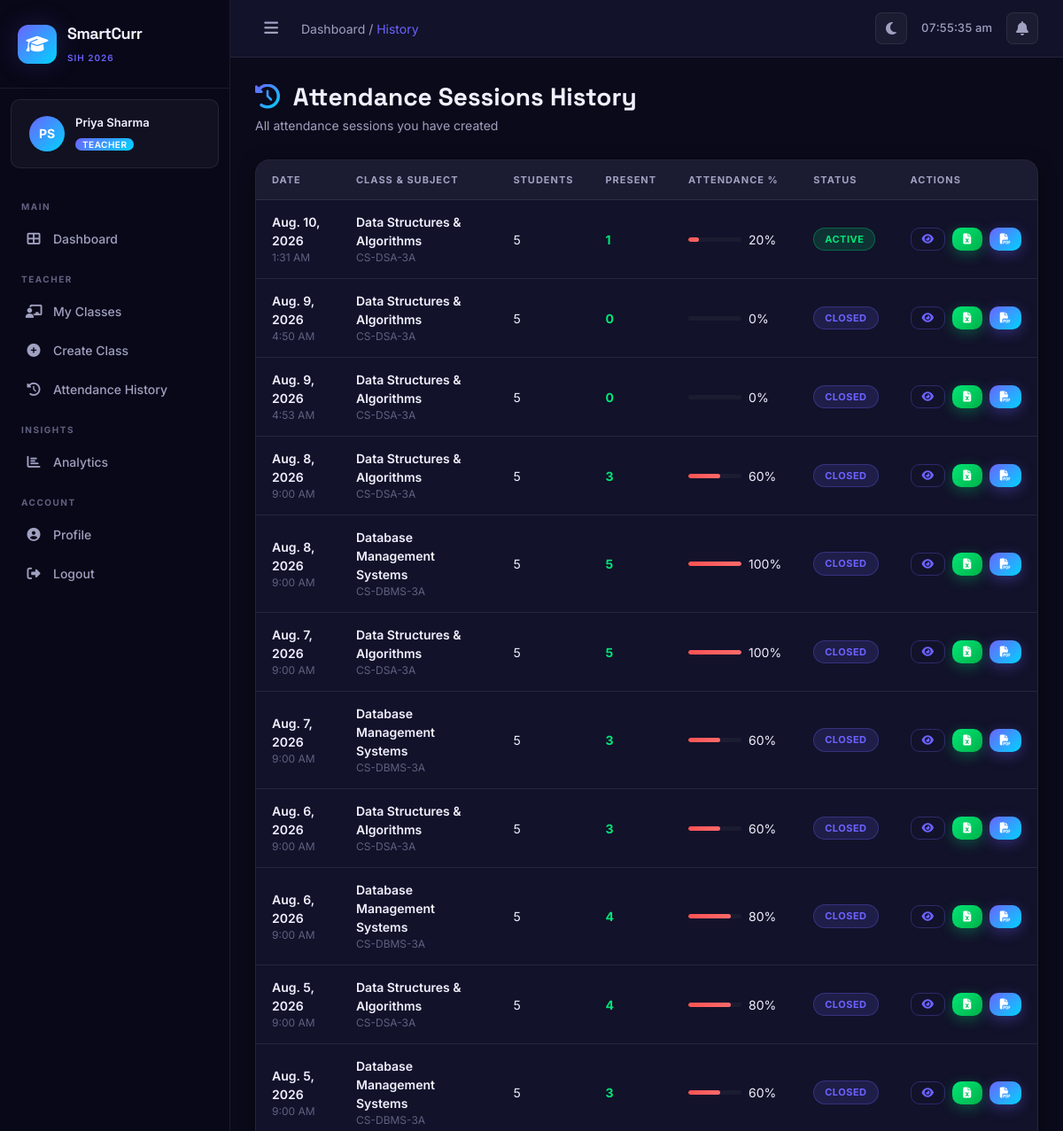
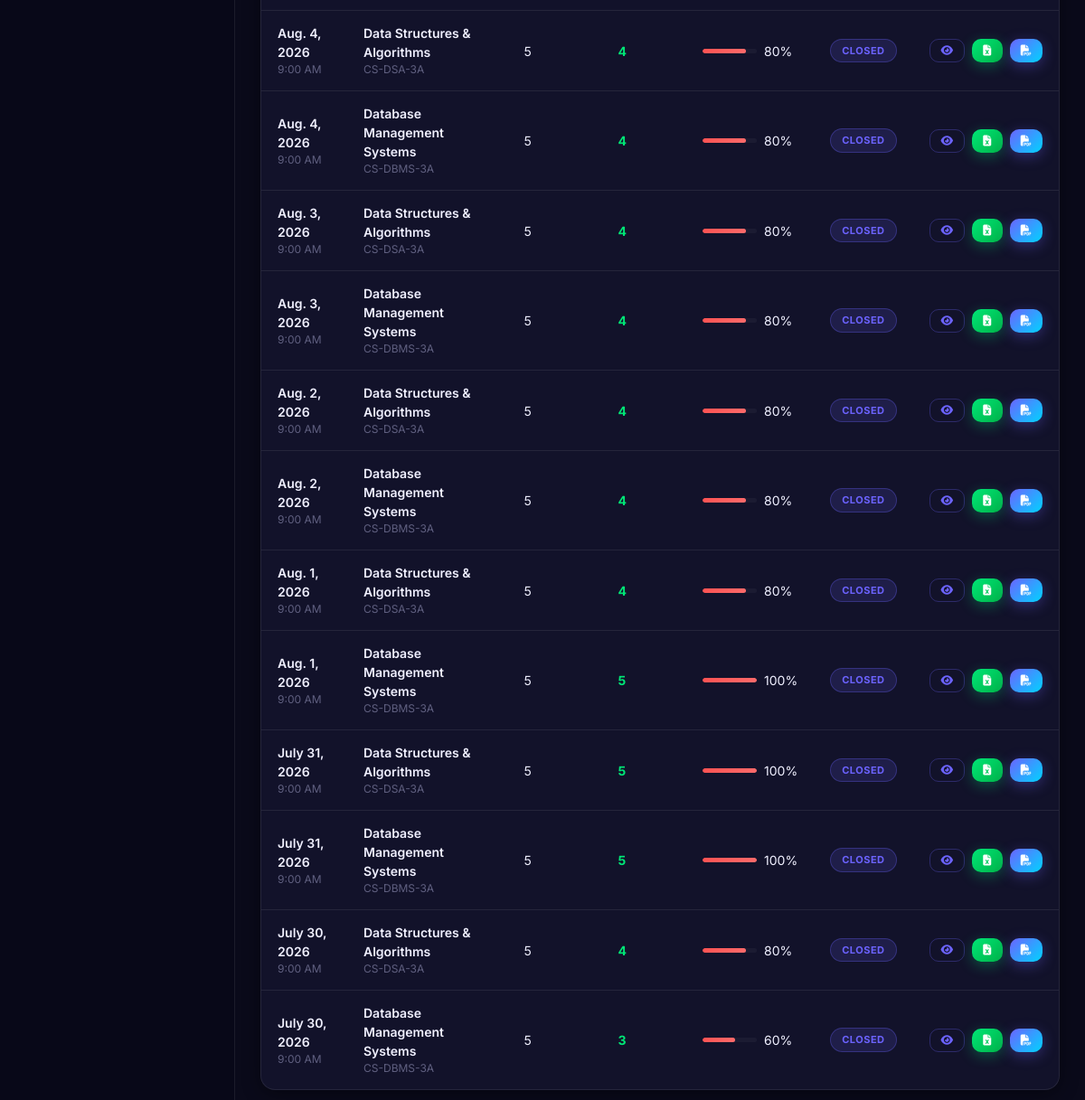
The app's page /attendance/history/ (signed in) with its own data (2 pictures, top to bottom).
### accounts/models.py (models this page shows, shortened)
class CustomUser(AbstractUser):
    ROLE_CHOICES = [
        ('student', 'Student'),
        ('teacher', 'Teacher'),
        ('admin', 'Admin'),
    ]
    role = models.CharField(max_length=20, choices=ROLE_CHOICES, default='student')
    phone = models.CharField(max_length=15, blank=True)
    profile_picture = models.ImageField(upload_to='profiles/', blank=True, null=True)
    department = models.CharField(max_length=100, blank=True)
    roll_number = models.CharField(max_length=20, blank=True)  # for students
    employee_id = models.CharField(max_length=20, blank=True)  # for teachers
    year_of_study = models.IntegerField(null=True, blank=True)  # for students
    section = models.CharField(max_length=10, blank=True)
    def is_teacher(self):
        return self.role == 'teacher'

### attendance/models.py (models this page shows, shortened)
class AttendanceSession(models.Model):
    STATUS_CHOICES = [
        ('active', 'Active'),
        ('expired', 'Expired'),
        ('closed', 'Closed'),
    ]
    session_id = models.UUIDField(default=uuid.uuid4, unique=True, editable=False)
    class_obj = models.ForeignKey(Class, on_delete=models.CASCADE, related_name='sessions')
    teacher = models.ForeignKey(
        'accounts.CustomUser',
        on_delete=models.CASCADE,
        related_name='created_sessions'
    )
    date = models.DateField(default=timezone.now)
    start_time = models.TimeField(default=timezone.now)
    end_time = models.TimeField(null=True, blank=True)
    qr_code = models.ImageField(upload_to='qr_codes/', blank=True, null=True)
    qr_data = models.CharField(max_length=500, blank=True)
    status = models.CharField(max_length=20, choices=STATUS_CHOICES, default='active')
    expires_at = models.DateTimeField(null=True, blank=True)
    location = models.CharField(max_length=200, blank=True)
    created_at = models.DateTimeField(auto_now_add=True)
    class Meta:
        ordering = ['-created_at']

class Class(models.Model):
    name = models.CharField(max_length=100)
    department = models.CharField(max_length=100)
    year = models.IntegerField()
    section = models.CharField(max_length=10)
    subject = models.ForeignKey(Subject, on_delete=models.CASCADE)
    teacher = models.ForeignKey(
        'accounts.CustomUser',
        on_delete=models.CASCADE,
        related_name='teaching_classes',
        limit_choices_to={'role': 'teacher'}
    )
    students = models.ManyToManyField(
        'accounts.CustomUser',
        related_name='enrolled_classes',
        blank=True,
        limit_choices_to={'role': 'student'}
    )
    created_at = models.DateTimeField(auto_now_add=True)
    class Meta:
        verbose_name_plural = "Classes"

class Subject(models.Model):
    name = models.CharField(max_length=100)
    code = models.CharField(max_length=20, unique=True)
    department = models.CharField(max_length=100)
    credits = models.IntegerField(default=3)

### attendance/views.py (the view)
# urls.py: path('attendance/history/', views.attendance_history, name='attendance_history'),
@login_required
def attendance_history(request):
    if request.user.is_teacher():
        sessions = AttendanceSession.objects.filter(teacher=request.user).select_related('class_obj').order_by('-date')
    else:
        records = AttendanceRecord.objects.filter(student=request.user).select_related('session__class_obj')
        return render(request, 'attendance/student_history.html', {'records': records})
    return render(request, 'attendance/teacher_history.html', {'sessions': sessions})

### templates/attendance/teacher_history.html (shortened to what this page needs)
{% extends 'base.html' %}
{% block breadcrumb %}Dashboard / <span style="color:var(--accent-primary)">History</span>{% endblock %}
{% block content %}
<div class="page-header fade-in-up">
    <h1 class="page-title"><i class="fas fa-history me-2 text-gradient"></i> Attendance Sessions History</h1>
    <p class="page-subtitle">All attendance sessions you have created</p>
</div>
<div class="card-premium fade-in-up">
    <div style="overflow-x: auto;">
        <table class="table-premium w-100">
            <thead>
                <tr>
                    <th>Date</th>
                    <th>Class & Subject</th>
                    <th>Students</th>
                    <th>Present</th>
                    <th>Attendance %</th>
                    <th>Status</th>
                    <th>Actions</th>
                </tr>
            </thead>
            <tbody>
                {% for session in sessions %}
                {% with total=session.class_obj.students.count present=session.records.count %}
                <tr>
                    <td>
                        <div style="font-weight: 600;">{{ session.date }}</div>
                        <div style="font-size: 12px; color: var(--text-muted);">{{ session.start_time|time:"g:i A" }}</div>
                    </td>
                    <td>
                        <div style="font-weight: 600;">{{ session.class_obj.subject.name }}</div>
                        <div style="font-size: 12px; color: var(--text-muted);">{{ session.class_obj.name }}</div>
                    </td>
                    <td>{{ total }}</td>
                    <td style="color: var(--accent-success); font-weight: 700;">{{ present }}</td>
                    <td>
                        {% if total > 0 %}
                        {% widthratio present total 100 as pct %}
                        <div style="display: flex; align-items: center; gap: 8px;">
                            <div class="progress-premium" style="width: 60px; height: 5px;">
                                <div class="progress-bar-premium {% if pct >= 75 %}success{% elif pct >= 60 %}warning{% else %}danger{% endif %}" style="width: {{ pct }}%"></div>
                            </div>
                            <span>{{ pct }}%</span>
                        </div>
                        {% else %}—{% endif %}
                    </td>
                    <td>
                        <span class="badge-premium {% if session.status == 'active' %}badge-success{% elif session.status == 'expired' %}badge-warning{% else %}badge-purple{% endif %}">
                            {{ session.status|title }}
                        </span>
                    </td>
                    <td>
                        <div class="d-flex gap-2">
                            <a href="{% url 'session_detail' session.session_id %}" class="btn btn-premium btn-outline-premium" style="padding: 6px 12px; font-size: 12px;">
                                <i class="fas fa-eye"></i>
                            </a>
                            <a href="{% url 'export_excel' session.session_id %}" class="btn btn-premium btn-success-grad" style="padding: 6px 12px; font-size: 12px;" title="Export Excel">
                                <i class="fas fa-file-excel"></i>
                            </a>
                            <a href="{% url 'export_pdf' session.session_id %}" class="btn btn-premium btn-primary-grad" style="padding: 6px 12px; font-size: 12px;" title="Export PDF">
                                <i class="fas fa-file-pdf"></i>
                            </a>
                        </div>
                    </td>
                </tr>
                {% endwith %}
                {% empty %}
                <tr><td colspan="7" class="text-center" style="padding: 60px; color: var(--text-muted);">
                    <i class="fas fa-calendar-times" style="font-size: 32px; display: block; margin-bottom: 12px; opacity: 0.4;"></i>
                    No attendance sessions yet
                </td></tr>
                {% endfor %}
            </tbody>
        </table>
    </div>
</div>
{% endblock %}

### templates/base.html (shortened to what this page needs)
{% load static %}
<!DOCTYPE html>
<html lang="en" data-theme="dark">
<head>
    <link href="https://cdn.jsdelivr.net/npm/bootstrap@5.3.0/dist/css/bootstrap.min.css" rel="stylesheet">
    <link href="https://cdnjs.cloudflare.com/ajax/libs/font-awesome/6.5.0/css/all.min.css" rel="stylesheet">
    <link rel="stylesheet" href="{% static 'css/main.css' %}">
</head>
<body>
    {% if user.is_authenticated %}
    <div class="sidebar" id="sidebar">
        <div class="sidebar-brand">
            <div class="brand-icon">
                <i class="fas fa-graduation-cap"></i>
            </div>
            <div class="brand-text">
                <span class="brand-name">SmartCurr</span>
                <span class="brand-sub">SIH 2026</span>
            </div>
        </div>
        <div class="sidebar-user">
            <div class="user-avatar">
                {% if user.profile_picture %}
                    <img src="{{ user.profile_picture.url }}" alt="Profile">
                {% else %}
                    <div class="avatar-placeholder">{{ user.first_name|first|upper }}{{ user.last_name|first|upper }}</div>
                {% endif %}
            </div>
            <div class="user-info">
                <span class="user-name">{{ user.get_full_name|default:user.username }}</span>
                <span class="user-role badge">{{ user.role|title }}</span>
            </div>
        </div>
        <nav class="sidebar-nav">
            <div class="nav-section-label">Main</div>
            <a href="{% url 'dashboard' %}" class="nav-link {% if request.resolver_match.url_name == 'dashboard' %}active{% endif %}">
                <i class="fas fa-th-large"></i><span>Dashboard</span>
            </a>
            {% if user.is_teacher %}
            <div class="nav-section-label">Teacher</div>
            <a href="{% url 'class_list' %}" class="nav-link {% if 'class' in request.resolver_match.url_name %}active{% endif %}">
                <i class="fas fa-chalkboard-teacher"></i><span>My Classes</span>
            </a>
            <a href="{% url 'class_create' %}" class="nav-link">
                <i class="fas fa-plus-circle"></i><span>Create Class</span>
            </a>
            <a href="{% url 'attendance_history' %}" class="nav-link">
                <i class="fas fa-history"></i><span>Attendance History</span>
            </a>
            {% endif %}
            <div class="nav-section-label">Insights</div>
            <a href="{% url 'analytics' %}" class="nav-link {% if request.resolver_match.url_name == 'analytics' %}active{% endif %}">
                <i class="fas fa-chart-bar"></i><span>Analytics</span>
            </a>
            <div class="nav-section-label">Account</div>
            <a href="{% url 'profile' %}" class="nav-link">
                <i class="fas fa-user-circle"></i><span>Profile</span>
            </a>
            <a href="{% url 'logout' %}" class="nav-link logout-link">
                <i class="fas fa-sign-out-alt"></i><span>Logout</span>
            </a>
        </nav>
    </div>
    {% endif %}
    <div class="main-content {% if not user.is_authenticated %}full-width{% endif %}">
        {% if user.is_authenticated %}
        <div class="topbar">
            <button class="sidebar-toggle" id="sidebarToggle" onclick="toggleSidebar()">
                <i class="fas fa-bars"></i>
            </button>
            <div class="topbar-breadcrumb">
                {% block breadcrumb %}{% endblock %}
            </div>
            <div class="topbar-right">
                <div class="theme-toggle" onclick="toggleTheme()" title="Toggle Theme">
                    <i class="fas fa-moon" id="themeIcon"></i>
                </div>
                <div class="topbar-time" id="topbarTime"></div>
                <div class="topbar-notif">
                    <i class="fas fa-bell"></i>
                </div>
            </div>
        </div>
        {% endif %}
        <div class="content-area">
            {% block content %}{% endblock %}
        </div>
    </div>
</body>
</html>

### records on screen
CustomUser: first_name|first "P", last_name|first "S", get_full_name "Priya Sharma", role "TEACHER"
AttendanceSession: date "Aug. 10, 2026", start_time "1:31 AM", class_obj.subject.name "Data Structures & Algorithms", class_obj.name "CS-DSA-3A", class_obj.students.count "5", records.count "1", pct "20", status "ACTIVE"
AttendanceSession: date "Aug. 9, 2026", start_time "4:50 AM", class_obj.subject.name "Data Structures & Algorithms", class_obj.name "CS-DSA-3A", class_obj.students.count "5", records.count "0", pct "0", status "CLOSED"
AttendanceSession: date "Aug. 9, 2026", start_time "4:53 AM", class_obj.subject.name "Data Structures & Algorithms", class_obj.name "CS-DSA-3A", class_obj.students.count "5", records.count "0", pct "0", status "CLOSED"
AttendanceSession: date "Aug. 8, 2026", start_time "9:00 AM", class_obj.subject.name "Data Structures & Algorithms", class_obj.name "CS-DSA-3A", class_obj.students.count "5", records.count "3", pct "60", status "CLOSED"
AttendanceSession: date "Aug. 8, 2026", start_time "9:00 AM", class_obj.subject.name "Database Management Systems", class_obj.name "CS-DBMS-3A", class_obj.students.count "5", records.count "5", pct "100", status "CLOSED"
AttendanceSession: date "Aug. 7, 2026", start_time "9:00 AM", class_obj.subject.name "Data Structures & Algorithms", class_obj.name "CS-DSA-3A", class_obj.students.count "5", records.count "5", pct "100", status "CLOSED"
AttendanceSession: date "Aug. 7, 2026", start_time "9:00 AM", class_obj.subject.name "Database Management Systems", class_obj.name "CS-DBMS-3A", class_obj.students.count "5", records.count "3", pct "60", status "CLOSED"
AttendanceSession: date "Aug. 6, 2026", start_time "9:00 AM", class_obj.subject.name "Data Structures & Algorithms", class_obj.name "CS-DSA-3A", class_obj.students.count "5", records.count "3", pct "60", status "CLOSED"
AttendanceSession: date "Aug. 6, 2026", start_time "9:00 AM", class_obj.subject.name "Database Management Systems", class_obj.name "CS-DBMS-3A", class_obj.students.count "5", records.count "4", pct "80", status "CLOSED"
AttendanceSession: date "Aug. 5, 2026", start_time "9:00 AM", class_obj.subject.name "Data Structures & Algorithms", class_obj.name "CS-DSA-3A", class_obj.students.count "5", records.count "4", pct "80", status "CLOSED"
AttendanceSession: date "Aug. 5, 2026", start_time "9:00 AM", class_obj.subject.name "Database Management Systems", class_obj.name "CS-DBMS-3A", class_obj.students.count "5", records.count "3", pct "60", status "CLOSED"
AttendanceSession: date "Aug. 4, 2026", start_time "9:00 AM", class_obj.subject.name "Data Structures & Algorithms", class_obj.name "CS-DSA-3A", class_obj.students.count "5", records.count "4", pct "80", status "CLOSED"
AttendanceSession: date "Aug. 4, 2026", start_time "9:00 AM", class_obj.subject.name "Database Management Systems", class_obj.name "CS-DBMS-3A", class_obj.students.count "5", records.count "4", pct "80", status "CLOSED"
AttendanceSession: date "Aug. 3, 2026", start_time "9:00 AM", class_obj.subject.name "Data Structures & Algorithms", class_obj.name "CS-DSA-3A", class_obj.students.count "5", records.count "4", pct "80", status "CLOSED"
AttendanceSession: date "Aug. 3, 2026", start_time "9:00 AM", class_obj.subject.name "Database Management Systems", class_obj.name "CS-DBMS-3A", class_obj.students.count "5", records.count "4", pct "80", status "CLOSED"
AttendanceSession: date "Aug. 2, 2026", start_time "9:00 AM", class_obj.subject.name "Data Structures & Algorithms", class_obj.name "CS-DSA-3A", class_obj.students.count "5", records.count "4", pct "80", status "CLOSED"
AttendanceSession: date "Aug. 2, 2026", start_time "9:00 AM", class_obj.subject.name "Database Management Systems", class_obj.name "CS-DBMS-3A", class_obj.students.count "5", records.count "4", pct "80", status "CLOSED"
AttendanceSession: date "Aug. 1, 2026", start_time "9:00 AM", class_obj.subject.name "Data Structures & Algorithms", class_obj.name "CS-DSA-3A", class_obj.students.count "5", records.count "4", pct "80", status "CLOSED"
AttendanceSession: date "Aug. 1, 2026", start_time "9:00 AM", class_obj.subject.name "Database Management Systems", class_obj.name "CS-DBMS-3A", class_obj.students.count "5", records.count "5", pct "100", status "CLOSED"
AttendanceSession: date "July 31, 2026", start_time "9:00 AM", class_obj.subject.name "Data Structures & Algorithms", class_obj.name "CS-DSA-3A", class_obj.students.count "5", records.count "5", pct "100", status "CLOSED"
AttendanceSession: date "July 31, 2026", start_time "9:00 AM", class_obj.subject.name "Database Management Systems", class_obj.name "CS-DBMS-3A", class_obj.students.count "5", records.count "5", pct "100", status "CLOSED"
AttendanceSession: date "July 30, 2026", start_time "9:00 AM", class_obj.subject.name "Data Structures & Algorithms", class_obj.name "CS-DSA-3A", class_obj.students.count "5", records.count "4", pct "80", status "CLOSED"
AttendanceSession: date "July 30, 2026", start_time "9:00 AM", class_obj.subject.name "Database Management Systems", class_obj.name "CS-DBMS-3A", class_obj.students.count "5", records.count "3", pct "60", status "CLOSED"
